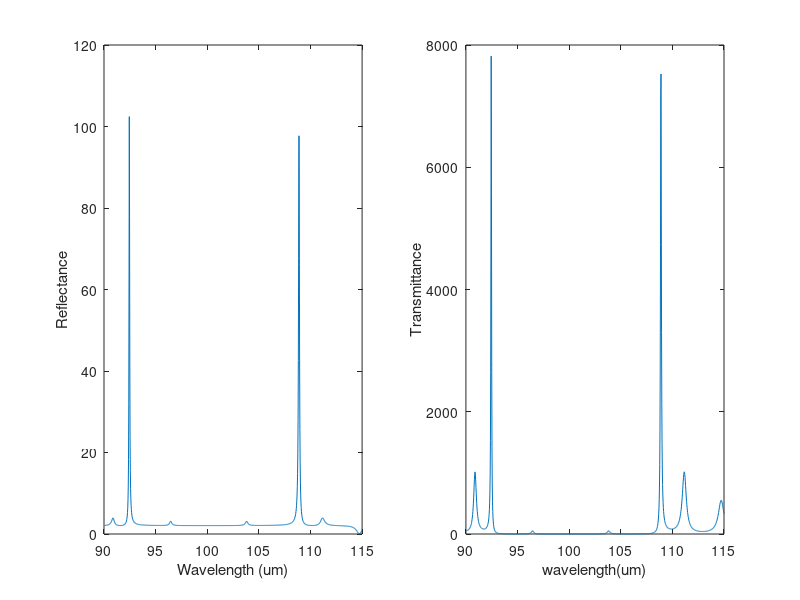

Write MATLAB code to recreate this figure.
clear all;
no=1;  %refractive index of air
n1=3.7; %GaAs
%no=n1; %put '%' when using the other case
n2=3.1; %AlGaAs
ns=1; %refractive index of substrate taken the same as air
%ns=n1; %put '%' when using the other case
lamda0=100; %sets centre avelength in micrometer(3 THz in microm is 100)
Ls=90;Le=115; %range in micrometer (2.6 THz is 115 mircom to 3.2 THz is 94 microm)
Np=1000;%array points
x=1:Np;
lamda=Ls+x*(Le-Ls)/Np;
N = 13;    % Number of layers for both exteme right and exteme left
nm = n1; 
theta_m1 = 0.5*pi; %this is when Lamda is 2
M_m1 = [cos(theta_m1) , 1i*sin(theta_m1)/nm ; 1i*nm*sin(theta_m1) , cos(theta_m1)]; %defect matrix when Lamda is 2
theta_m2 = 2*pi; %this is when Lamda is 3.5
M_m2 = [cos(theta_m2) , 1i*sin(theta_m2)/nm ; 1i*nm*sin(theta_m2) , cos(theta_m2)]; %defect matrix when Lamda is 3.5
theta_m3 = 1*pi; %this is for when Lamda is 2.5
M_m3 = [cos(theta_m3) , 1i*sin(theta_m3)/nm ; 1i*nm*sin(theta_m3) , cos(theta_m3)]; %defect matrix when Lamda is 2.5
d=lamda0/4;
a= -0.0035; % a = -0.008 when n0=ns=n1 ; a= -0.0035 when n0=ns=1
%a=0; %put '%' when using the other case
%making a for loop
Rpow = zeros(size(lamda));
for i = 1:length(lamda)
    % Calculate phase shifts for each layer at current wavelength
theta = (2 *pi*d./lamda(i)) - (1i*a); % High index layer
% Transfer matrix for a single layer at beginning
    MatrixL1 = [cos(theta), (1i*sin(theta))/n1 ; 1i*n1*sin(theta), cos(theta)];
    MatrixL2 = [cos(theta), (1i*sin(theta))/n2 ; 1i*n2*sin(theta), cos(theta)];
    % Total matrix for 13 double layers for beginning
    M_L1 = (MatrixL1 * MatrixL2)^N;
    % Transfer matrix for a single layer for after the 13 double layers
    MatrixR1 = [cos(theta), (1i*sin(theta))/n1 ; 1i*n1*sin(theta), cos(theta)];
    MatrixR2 = [cos(theta), (1i*sin(theta))/n2 ; 1i*n2*sin(theta), cos(theta)];
    % Total matrix for N double layers for different cases
    M_R1 = (MatrixR1 * MatrixR2);
    M_R2 = (MatrixR1 * MatrixR2)^3;
    %matrix for facet
    M_f = [cos(theta), (1i*sin(theta))/no ; 1i*no*sin(theta), cos(theta)]^50;
% Total characteristic matrix
    M = (M_f * M_L1 * M_m1 * M_R1 * M_m1 * MatrixR2 * M_m2 * MatrixR2 * M_m1 * M_R1 * M_m1 * M_R2 * M_m3 * MatrixR2 * M_m1 * MatrixR2 * M_m1 * M_L1 * M_f);
    M11 = M(1,1);
    M12 = M(1,2);
    M21 = M(2,1);
    M22 = M(2,2);
    %reflectance
    Ramp = ((M11*no) + (ns*no*M12) - M21-(ns*M22))/((M11*no) + (ns*no*M12) + M21 + (ns*M22));
    Rpow(i)=(abs(Ramp)).^2;
    % transmittance
    A = M11*no + M12*ns;
    B = M21*no + M22*ns;
    Tpow(i) = (4*ns*no) / ((abs((no*A)+B)).^2);
end
figure;
subplot(1,2,1);
plot(lamda,(Rpow));
xlabel('Wavelength (um)');
ylabel('Reflectance');
subplot(1,2,2);
plot(lamda,(Tpow*100));
xlabel('wavelength(um)');
ylabel('Transmittance');

